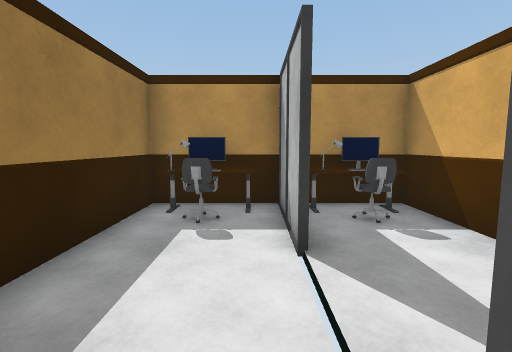
[1] (above)

12 first-person views from a walk through a Unity game level. The camera is 1.3 m above the floor, tilts 6° down and sees 85° across. Doors are open. The floor is counted in squares, 1 m on a side. Each view is taken from the middle of a square. On the plan, view 1 faces up. The plan holds only what a view shows up to about 13 squares ahead; the rest is blank. The player character is not drawn. Surface patterns are stand-ins for the level's own textures.

[2]
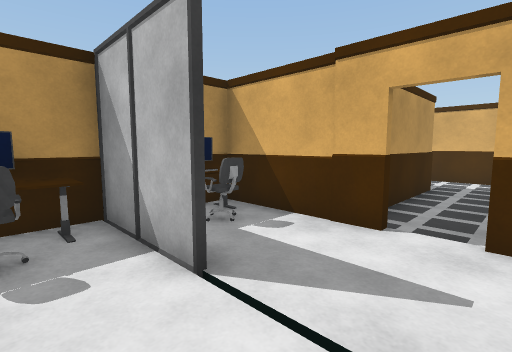

[3]
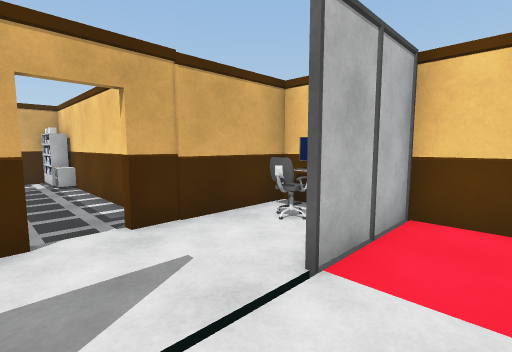

[4]
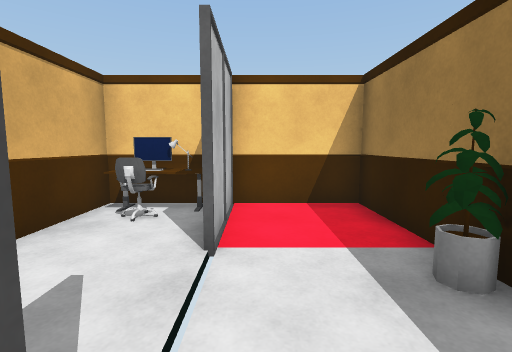

[5]
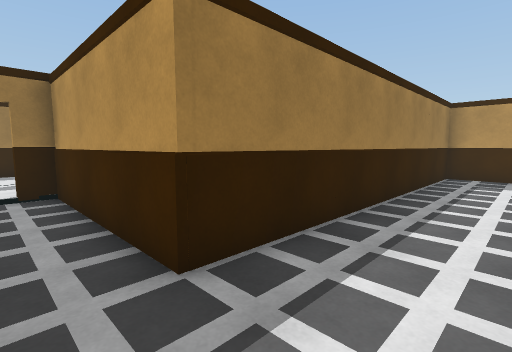

[6]
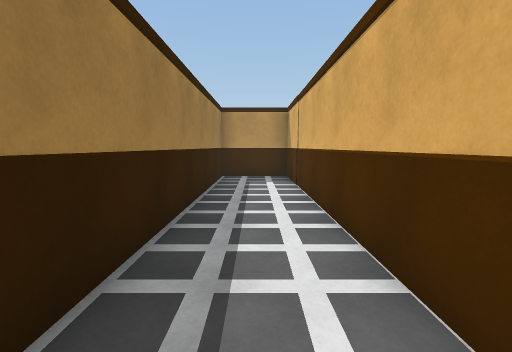

[7]
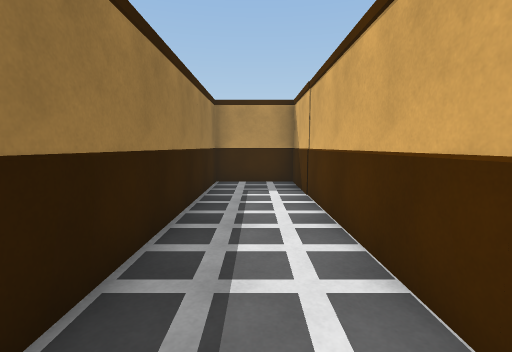

[8]
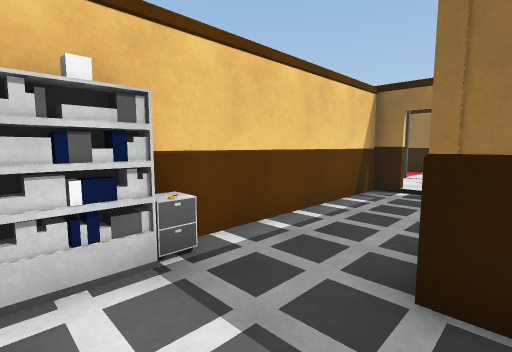

[9]
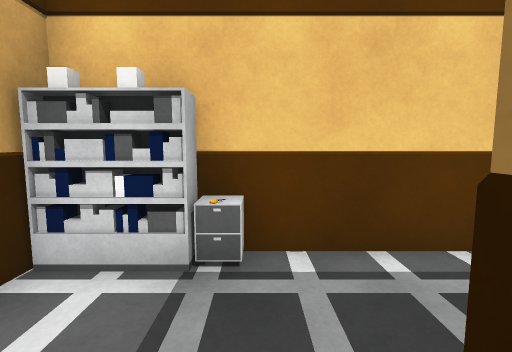

[10]
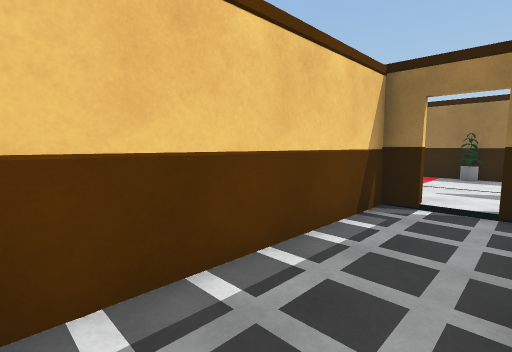

[11]
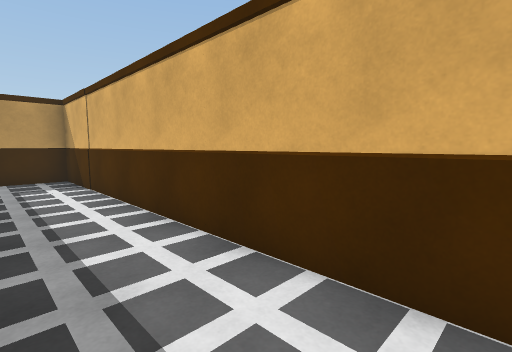

[12]
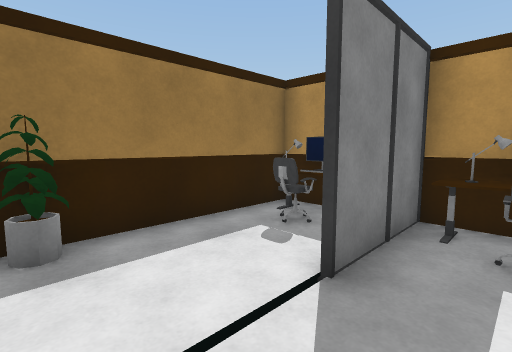

### Floor plan
Points are (right, up) in squares from view 1. A wall is a line through its corners. A room is listed if a view was taken in it or the views show most of it. See-through windows are left out.
Room 1 (views 1, 2, 3, 4, 12)
walls: (0.6, 3.4) (0.6, 4.5) (0.6, 3.4); (3.4, 2.5) (3.4, 6.4) (-2.4, 6.4) (-2.4, -2.4) (0.5, -2.4); (3.4, -0.5) (3.4, 1.4); (0.6, -2.5) (0.6, 0.6)
ways out: open door at (3.5, 2) to room 2
objects: other object (-2, 1); chair (-1, 5); monitor (-1, 6); other object (0, 5) to (0, 6); other object (1, 5) to (1, 6); chair (2, 5); other object (2, 6); other object (3, 6)
Room 2 (views 5, 6, 7, 8, 9, 10, 11)
walls: (12.4, 1) (12.4, 15.4) (9.5, 15.4) (9.5, 3.4) (3.6, 3.4) (3.6, 2.6); (3.6, 1.5) (3.7, 0.6) (10.8, 0.6)
ways out: open door at (3.5, 2) to room 1
objects: cabinet (10, 1); shelf (11, 1) to (12, 1)

Where each view was taken, in squares from view 1:
view 1: 0 up, 0 right, facing up
view 2: 1 up, 1 left, facing up-right
view 3: 3 up, 1 left, facing down-right
view 4: 4 up, 0 right, facing down
view 5: 2 up, 12 right, facing up-left
view 6: 3 up, 11 right, facing up
view 7: 5 up, 11 right, facing up
view 8: 4 up, 12 right, facing down-left
view 9: 4 up, 10 right, facing down
view 10: 3 up, 10 right, facing down-left
view 11: 3 up, 10 right, facing up-right
view 12: 1 up, 2 right, facing up-left
